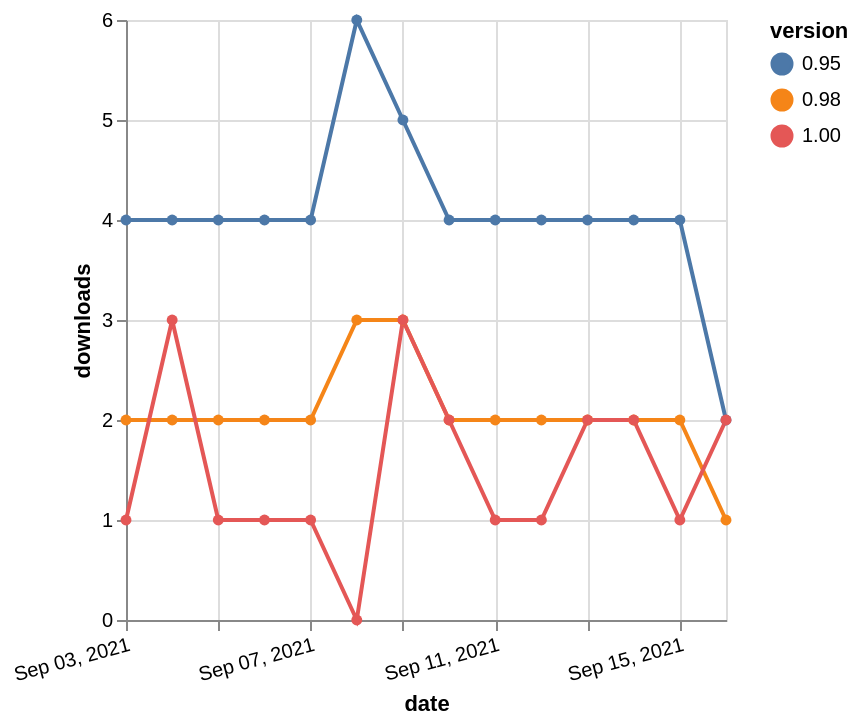

Express this chart as Vega-Lite.
### Vega-Lite specification from a JSON file in a GitHub repository (floating-point values rounded to 4 significant figures)
{"$schema": "https://vega.github.io/schema/vega-lite/v5.json", "description": "A simple bar chart with embedded data.", "data": {"values": [{"date": "2021-09-03", "total": 5050, "delta": 4, "version": "0.95"}, {"date": "2021-09-04", "total": 5054, "delta": 4, "version": "0.95"}, {"date": "2021-09-05", "total": 5058, "delta": 4, "version": "0.95"}, {"date": "2021-09-06", "total": 5062, "delta": 4, "version": "0.95"}, {"date": "2021-09-07", "total": 5066, "delta": 4, "version": "0.95"}, {"date": "2021-09-08", "total": 5072, "delta": 6, "version": "0.95"}, {"date": "2021-09-09", "total": 5077, "delta": 5, "version": "0.95"}, {"date": "2021-09-10", "total": 5081, "delta": 4, "version": "0.95"}, {"date": "2021-09-11", "total": 5085, "delta": 4, "version": "0.95"}, {"date": "2021-09-12", "total": 5089, "delta": 4, "version": "0.95"}, {"date": "2021-09-13", "total": 5093, "delta": 4, "version": "0.95"}, {"date": "2021-09-14", "total": 5097, "delta": 4, "version": "0.95"}, {"date": "2021-09-15", "total": 5101, "delta": 4, "version": "0.95"}, {"date": "2021-09-16", "total": 5103, "delta": 2, "version": "0.95"}, {"date": "2021-09-03", "total": 2367, "delta": 2, "version": "0.98"}, {"date": "2021-09-04", "total": 2369, "delta": 2, "version": "0.98"}, {"date": "2021-09-05", "total": 2371, "delta": 2, "version": "0.98"}, {"date": "2021-09-06", "total": 2373, "delta": 2, "version": "0.98"}, {"date": "2021-09-07", "total": 2375, "delta": 2, "version": "0.98"}, {"date": "2021-09-08", "total": 2378, "delta": 3, "version": "0.98"}, {"date": "2021-09-09", "total": 2381, "delta": 3, "version": "0.98"}, {"date": "2021-09-10", "total": 2383, "delta": 2, "version": "0.98"}, {"date": "2021-09-11", "total": 2385, "delta": 2, "version": "0.98"}, {"date": "2021-09-12", "total": 2387, "delta": 2, "version": "0.98"}, {"date": "2021-09-13", "total": 2389, "delta": 2, "version": "0.98"}, {"date": "2021-09-14", "total": 2391, "delta": 2, "version": "0.98"}, {"date": "2021-09-15", "total": 2393, "delta": 2, "version": "0.98"}, {"date": "2021-09-16", "total": 2394, "delta": 1, "version": "0.98"}, {"date": "2021-09-03", "total": 472, "delta": 1, "version": "1.00"}, {"date": "2021-09-04", "total": 475, "delta": 3, "version": "1.00"}, {"date": "2021-09-05", "total": 476, "delta": 1, "version": "1.00"}, {"date": "2021-09-06", "total": 477, "delta": 1, "version": "1.00"}, {"date": "2021-09-07", "total": 478, "delta": 1, "version": "1.00"}, {"date": "2021-09-08", "total": 478, "delta": 0, "version": "1.00"}, {"date": "2021-09-09", "total": 481, "delta": 3, "version": "1.00"}, {"date": "2021-09-10", "total": 483, "delta": 2, "version": "1.00"}, {"date": "2021-09-11", "total": 484, "delta": 1, "version": "1.00"}, {"date": "2021-09-12", "total": 485, "delta": 1, "version": "1.00"}, {"date": "2021-09-13", "total": 487, "delta": 2, "version": "1.00"}, {"date": "2021-09-14", "total": 489, "delta": 2, "version": "1.00"}, {"date": "2021-09-15", "total": 490, "delta": 1, "version": "1.00"}, {"date": "2021-09-16", "total": 492, "delta": 2, "version": "1.00"}]}, "width": "container", "mark": {"type": "line", "point": {"filled": true}}, "encoding": {"x": {"field": "date", "type": "temporal", "timeUnit": "yearmonthdate", "title": "date", "axis": {"labelAngle": -15}}, "y": {"field": "delta", "type": "quantitative", "title": "downloads"}, "color": {"field": "version", "type": "nominal"}, "tooltip": {"field": "delta"}}}
